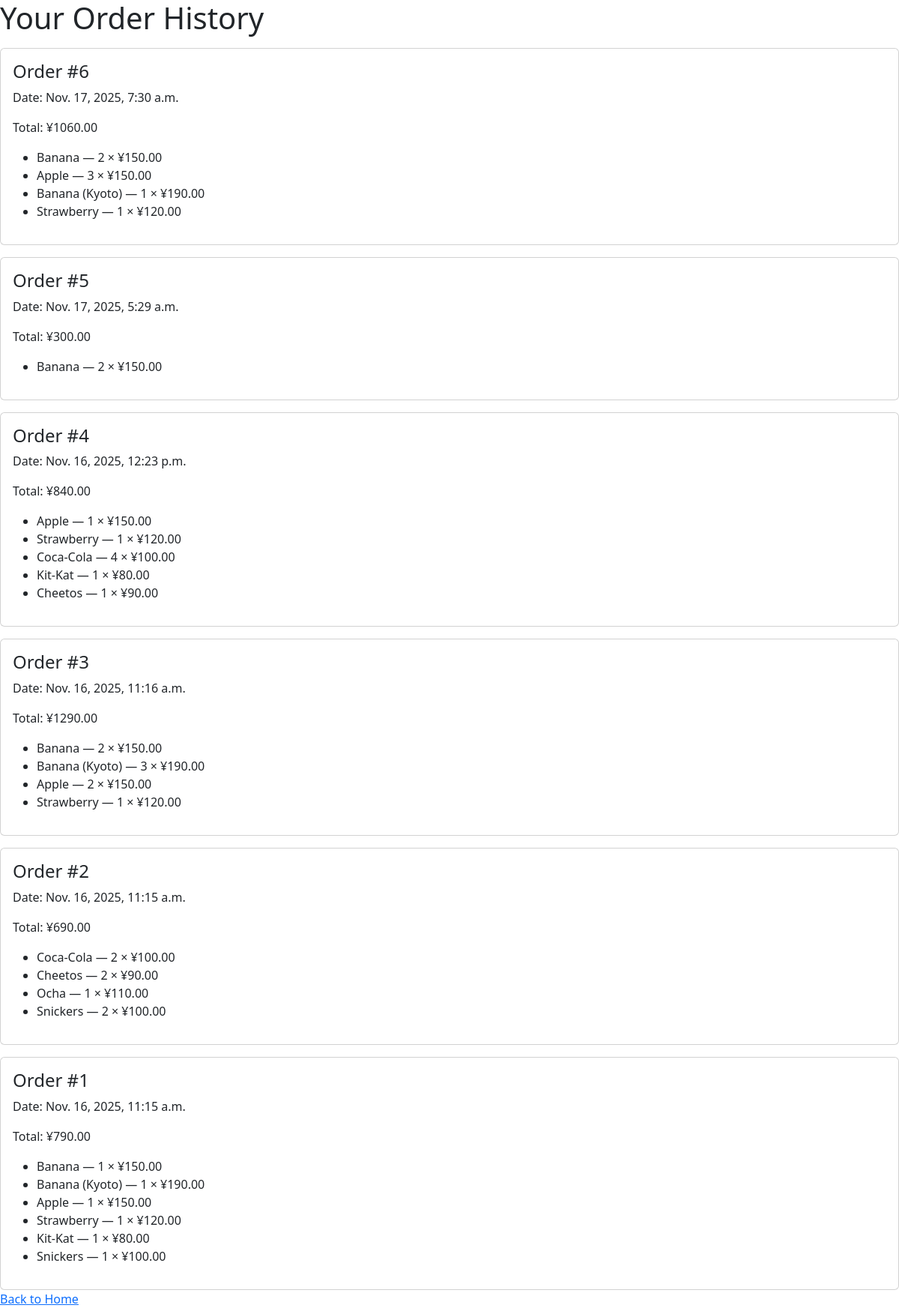
Screenshot of /orders/ (signed in) with the database file from the repository.
### shop/models.py (models this page shows, shortened)
class Order(models.Model):
    user = models.ForeignKey(User, on_delete=models.CASCADE)
    user_order_number = models.IntegerField()
    total = models.DecimalField(max_digits=10, decimal_places=2)
    created_at = models.DateTimeField(auto_now_add=True)

class OrderItem(models.Model):
    order = models.ForeignKey(
        Order,
        on_delete=models.CASCADE,
        related_name='order_items')
    product = models.ForeignKey(Product, on_delete=models.SET_NULL, null=True)
    quantity = models.PositiveIntegerField()
    price = models.DecimalField(max_digits=10, decimal_places=2)

class Product(models.Model):
    name = models.CharField(max_length=100)
    description = models.TextField()
    price = models.DecimalField(max_digits=10, decimal_places=2)
    stock = models.PositiveIntegerField(default=0)
    category = models.ForeignKey(Category, on_delete=models.SET_NULL, null=True, blank=True)
    image = models.ImageField(upload_to='products/', null=True, blank=True)
    image_name = models.CharField(max_length=100, blank=True)

### shop/views.py (the view)
# urls.py: path('orders/', views.order_history, name='order_history'),
@login_required
def order_history(request):
    orders = Order.objects.filter(user=request.user).order_by("-created_at")
    context = {'orders': orders}
    return render(request, "shop/order_history.html", context)

### shop/templates/shop/order_history.html (shortened to what this page needs)
<!DOCTYPE html>
<html lang="en">
<head>
    <link rel="stylesheet" href="https://cdn.jsdelivr.net/npm/bootstrap@5.3.2/dist/css/bootstrap.min.css">
</head>
<body>
    <h1>Your Order History</h1>
    {% for order in orders %}
        <div class="card mt-3 p-3">
            <h4>Order #{{ order.user_order_number }}</h4>
            <p>Date: {{ order.created_at }}</p>
            <p>Total: ¥{{ order.total }}</p>
            <ul>
            {% for item in order.order_items.all %}
                <li>{{ item.product.name }} — {{ item.quantity }} × ¥{{ item.price }}</li>
            {% endfor %}
            </ul>
        </div>
    {% empty %}
        <p>You have no order history yet.</p>
    {% endfor %}
    <a href="{% url 'home' %}">Back to Home</a>
</body>
</html>

### rows the page displays
Order: user_order_number "6", created_at "Nov. 17, 2025, 7:30 a.m.", total "1060.00"
OrderItem: product.name "Banana", quantity "2", price "150.00"
OrderItem: product.name "Apple", quantity "3", price "150.00"
OrderItem: product.name "Banana (Kyoto)", quantity "1", price "190.00"
OrderItem: product.name "Strawberry", quantity "1", price "120.00"
Order: user_order_number "5", created_at "Nov. 17, 2025, 5:29 a.m.", total "300.00"
OrderItem: product.name "Banana", quantity "2", price "150.00"
Order: user_order_number "4", created_at "Nov. 16, 2025, 12:23 p.m.", total "840.00"
OrderItem: product.name "Apple", quantity "1", price "150.00"
OrderItem: product.name "Strawberry", quantity "1", price "120.00"
OrderItem: product.name "Coca-Cola", quantity "4", price "100.00"
OrderItem: product.name "Kit-Kat", quantity "1", price "80.00"
OrderItem: product.name "Cheetos", quantity "1", price "90.00"
Order: user_order_number "3", created_at "Nov. 16, 2025, 11:16 a.m.", total "1290.00"
OrderItem: product.name "Banana", quantity "2", price "150.00"
OrderItem: product.name "Banana (Kyoto)", quantity "3", price "190.00"
OrderItem: product.name "Apple", quantity "2", price "150.00"
OrderItem: product.name "Strawberry", quantity "1", price "120.00"
Order: user_order_number "2", created_at "Nov. 16, 2025, 11:15 a.m.", total "690.00"
OrderItem: product.name "Coca-Cola", quantity "2", price "100.00"
OrderItem: product.name "Cheetos", quantity "2", price "90.00"
OrderItem: product.name "Ocha", quantity "1", price "110.00"
OrderItem: product.name "Snickers", quantity "2", price "100.00"
Order: user_order_number "1", created_at "Nov. 16, 2025, 11:15 a.m.", total "790.00"
OrderItem: product.name "Banana", quantity "1", price "150.00"
OrderItem: product.name "Banana (Kyoto)", quantity "1", price "190.00"
OrderItem: product.name "Apple", quantity "1", price "150.00"
OrderItem: product.name "Strawberry", quantity "1", price "120.00"
OrderItem: product.name "Kit-Kat", quantity "1", price "80.00"
OrderItem: product.name "Snickers", quantity "1", price "100.00"
